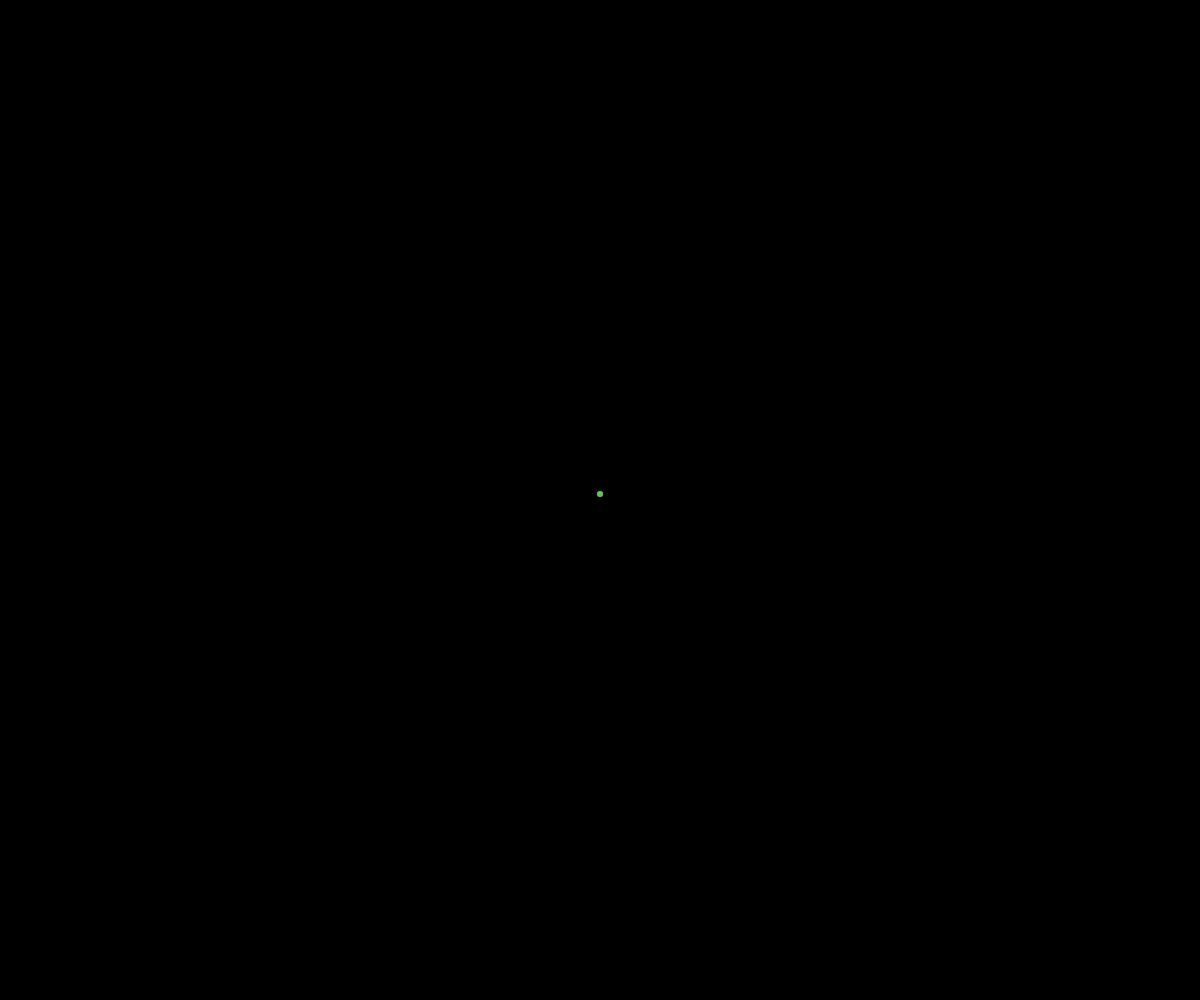
Frame 1 (no input)
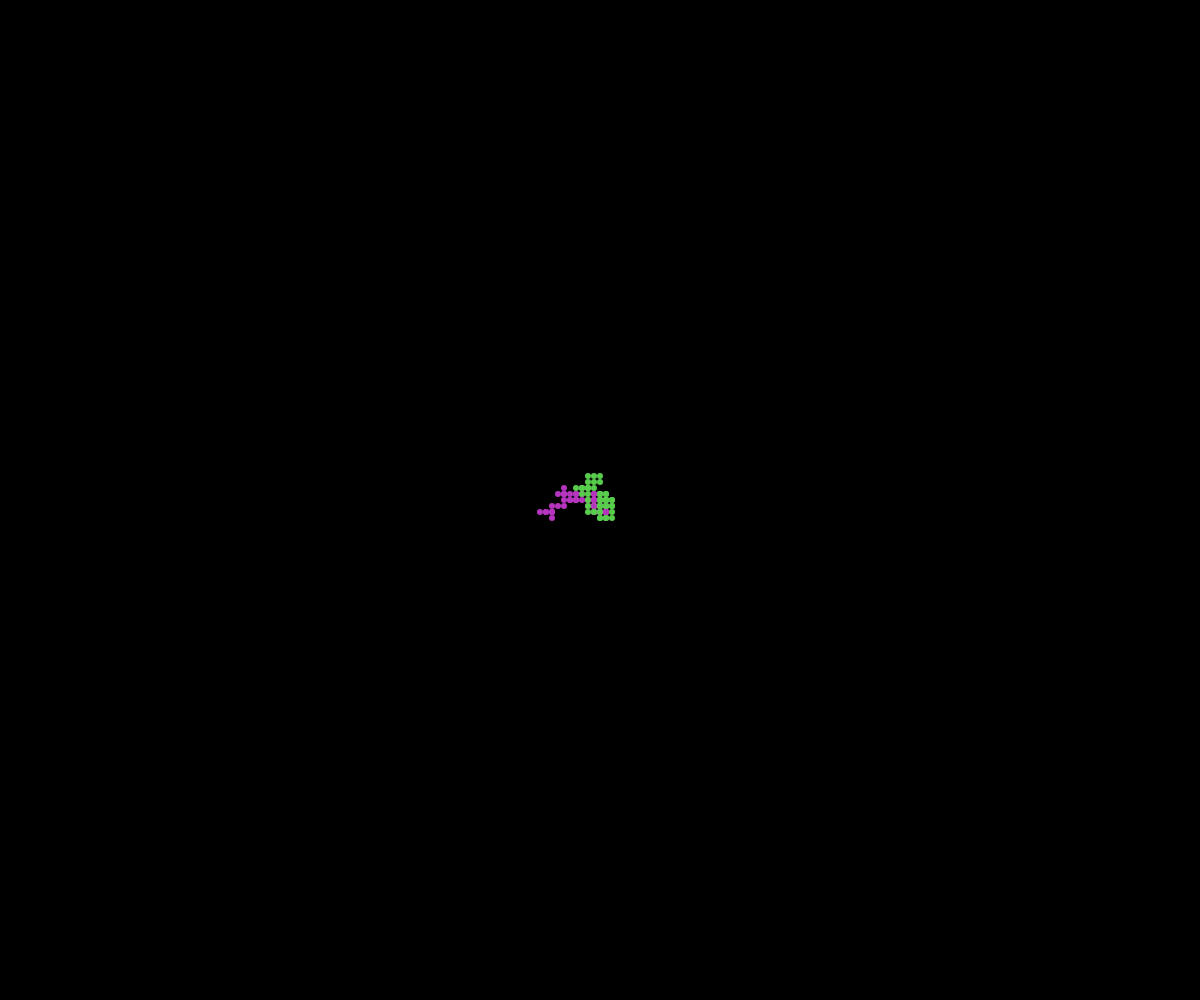
Frame 60 (no input)
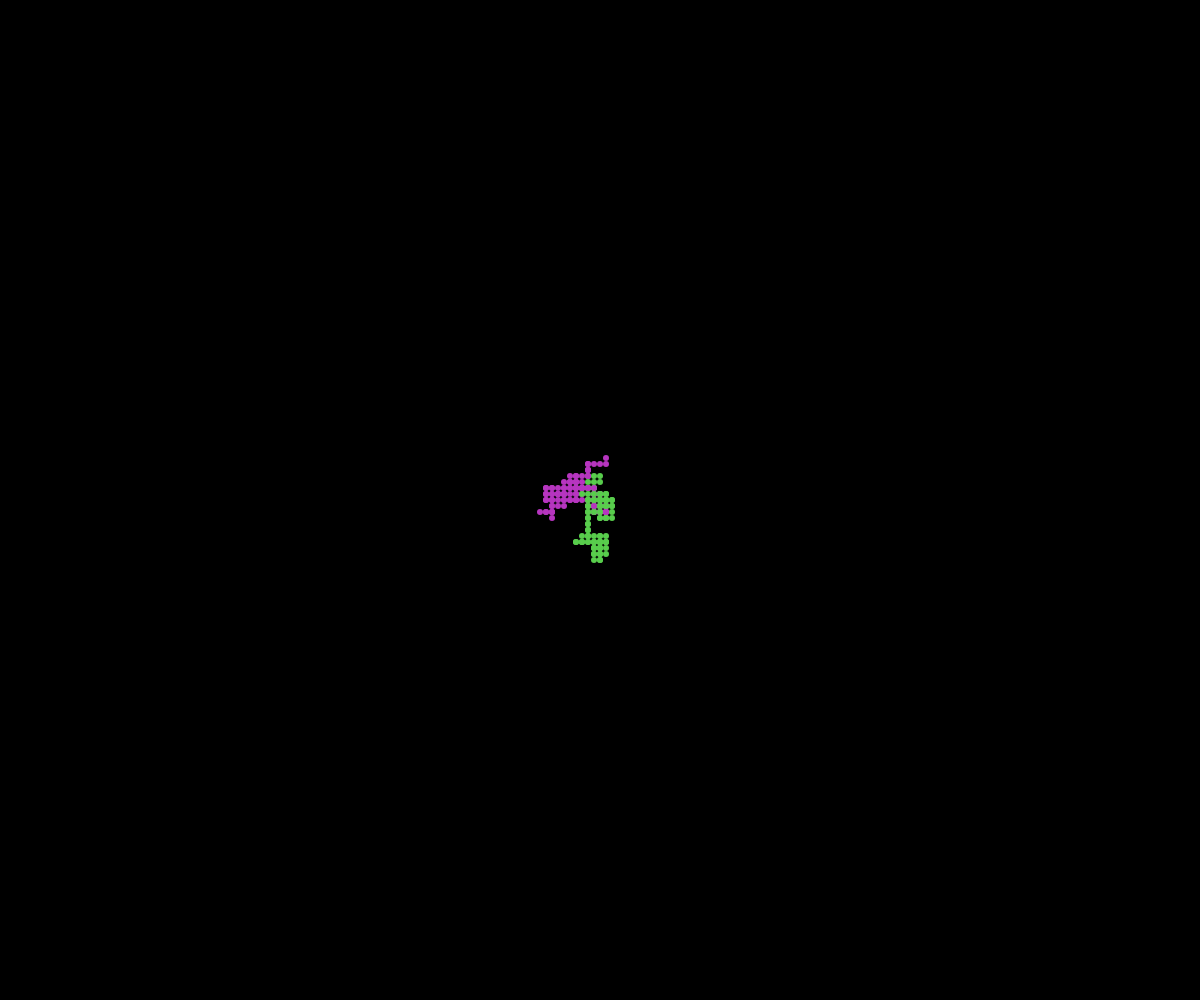
Frame 120 (the mouse pressed at the canvas centre since frame 60)

The p5.js sketch that drew these frames (run headless with seeded random() and noise() and a simulated clock; from frame 60 on, the mouse is pressed at the canvas centre):

// p5.js sketch
// ── sketch.js
// Project Title
// Your Name
// Date
//
// Extra for Experts:
// - describe what you did to take this project "above and beyond"

let george;
let jenna;

function setup() {
  createCanvas(windowWidth, windowHeight);
  background(0)
  george = new Walker();
  jenna = new Walker();
}

function draw() {
  george.move();
  jenna.move();

  george.display();
  jenna.display();
}

class Walker {
  constructor() {
    this.x = width/2;
    this.y = height/2;
    this.fillColor = color(random(255),random(255),random(255))
    this.stepSize = 6;
    this.radius = 3;
  }


  display() {
    fill(this.fillColor);
    noStroke();
    circle(this.x,this.y,this.radius * 2);
  }

  move() {
    let choice = random(100);

    //up
    if (choice < 25){
      this.y -= this.stepSize;
    }

    else if (choice < 50){
      this.y += this.stepSize;
    }

    else if (choice < 75){
      this.x -= this.stepSize;
    }

    else{
      this.x += this.stepSize;
    }
  }
}
